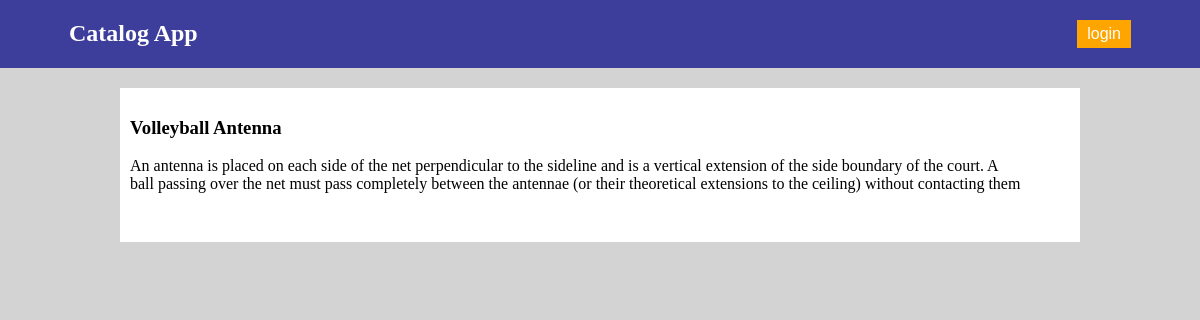
/catalog/Volleyball/Volleyball Antenna, run on the app's committed database.
### db_setup.py (models this page shows, shortened)
class CatItem(Base):
    __tablename__ = 'cat_item'
    title = Column(String(100), nullable=False)
    id = Column(Integer, primary_key=True)
    description = Column(String(1000))
    cat_id = Column(Integer, ForeignKey('category.id'))
    category = relationship(Category)
    user_id =Column(Integer,ForeignKey('user.id'), nullable=False)
    user =relationship(User)

### application.py (the view, shortened to what this page needs)
@app.route('/catalog/<string:category_name>/<string:item_title>')
def showItemDetail(item_title,category_name=None):
    catItem = session.query(CatItem).filter_by(title=item_title).one()
    itemOwner = session.query(User).filter_by(id=catItem.user_id).one()
    not_owner=True
    not_user=True
    return render_template("catItem_user.html", catItem=catItem,not_user=not_user,login_session=login_session,not_owner=not_owner)

### templates/catItem_user.html (shortened to what this page needs)
{% extends "main.html" %}
{% block content %}
<div class="container-right">
    <div class="row">
    <h3>{{catItem.title}}</h3>
    <p>
        {{catItem.description}}
    </p>
    </div>
</div>
{% endblock %}

### static/style.css (style rules this page uses)
:root { --top-color:#3d3d9c; --login-color:orange; --text-header-color:white; --links-color:rgb(182, 101, 2); --flash-color:white; --flash-back-color:green; }
body { background-color: lightgray; margin: 0px 0px 0px 0px ; }
.container-right { padding-right: 5%; }
.row { margin: 10px auto 5px auto; }

### data on the page
CatItem: title "Volleyball Antenna", description "An antenna is placed on each side of the net perpendicular to the sideline and is a vertical extension of the side boundary of the court. A ball passing over the net must pass completely between the antennae (or their theoretical extensions to the ceiling) without contacting them"
